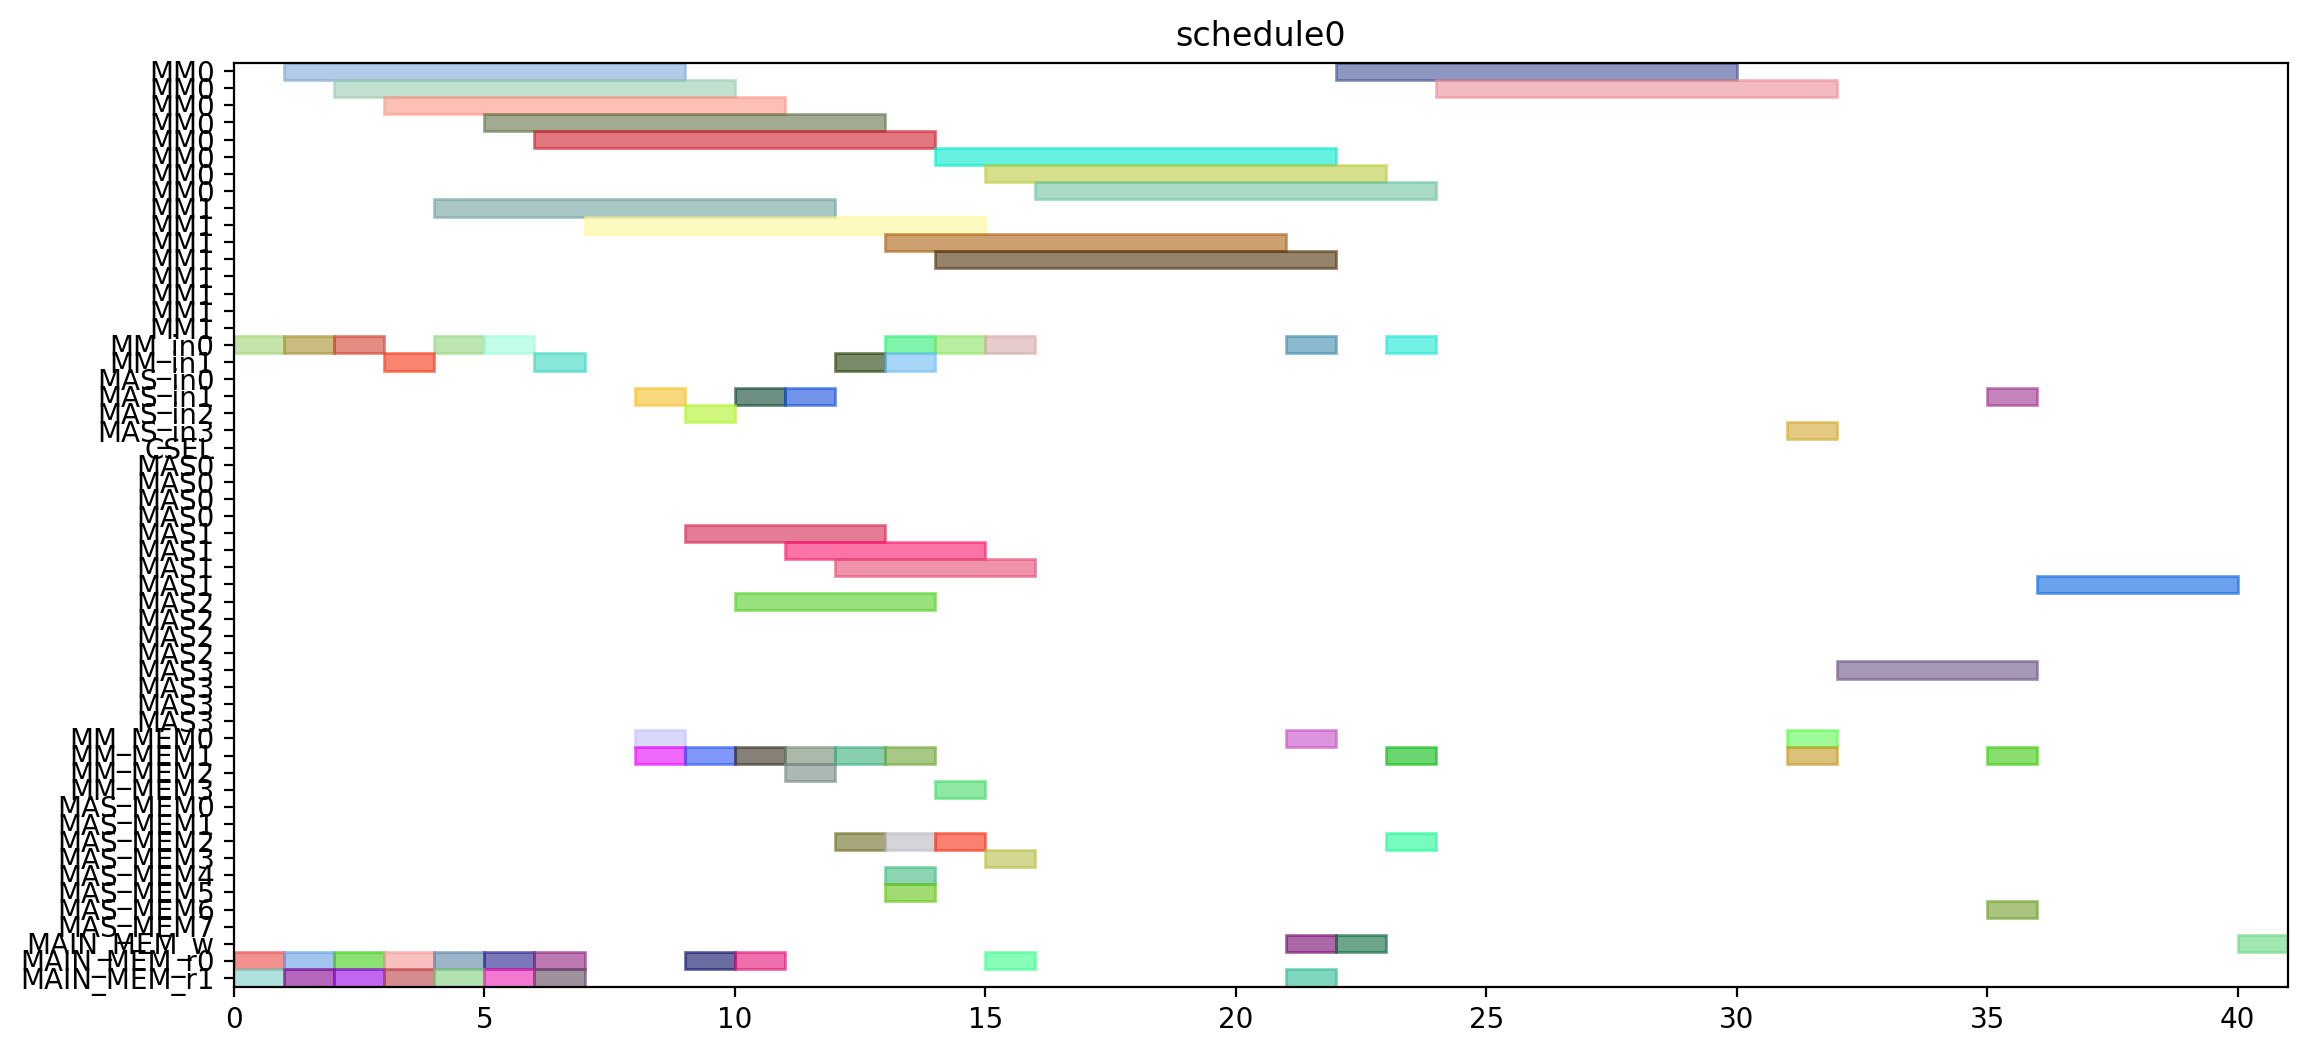

Write the Python code that produced this figure.
from pyschedule import Scenario, solvers, plotters, alt


def solve():
	horizon = 120
	S = Scenario("schedule0", horizon=horizon)

	# resource
	MM = S.Resources('MM', num=2, size=8)
	MM_in = S.Resources('MM_in', num=2)
	MAS_in = S.Resources('MAS_in', num=4)
	CSEL = S.Resource('CSEL')
	MAS = S.Resources('MAS', num=4, size=4, periods=range(1, horizon))
	MM_MEM = S.Resources('MM_MEM', num=4)
	MAS_MEM = S.Resources('MAS_MEM', num=8)
	MAIN_MEM_w = S.Resource('MAIN_MEM_w', size=1)
	MAIN_MEM_r = S.Resources('MAIN_MEM_r', num=2)

	# result of previous scheduling

	# new tasks
	r1 = S.Task('r1', length=8, delay_cost=1)
	r1 += alt(MM)
	r1_in = S.Task('r1_in', length=1, delay_cost=1)
	r1_in += alt(MM_in)
	S += r1_in*MM_in[0]<=r1*MM[0]
	S += r1_in*MM_in[1]<=r1*MM[1]
	r1_mem0 = S.Task('r1_mem0', length=1, delay_cost=1)
	r1_mem0 += MAIN_MEM_r[0]
	S += r1_mem0 <= r1

	r1_mem1 = S.Task('r1_mem1', length=1, delay_cost=1)
	r1_mem1 += MAIN_MEM_r[1]
	S += r1_mem1 <= r1

	r3 = S.Task('r3', length=8, delay_cost=1)
	r3 += alt(MM)
	r3_in = S.Task('r3_in', length=1, delay_cost=1)
	r3_in += alt(MM_in)
	S += r3_in*MM_in[0]<=r3*MM[0]
	S += r3_in*MM_in[1]<=r3*MM[1]
	r3_mem0 = S.Task('r3_mem0', length=1, delay_cost=1)
	r3_mem0 += MAIN_MEM_r[0]
	S += r3_mem0 <= r3

	r3_mem1 = S.Task('r3_mem1', length=1, delay_cost=1)
	r3_mem1 += MAIN_MEM_r[1]
	S += r3_mem1 <= r3

	r4 = S.Task('r4', length=8, delay_cost=1)
	r4 += alt(MM)
	r4_in = S.Task('r4_in', length=1, delay_cost=1)
	r4_in += alt(MM_in)
	S += r4_in*MM_in[0]<=r4*MM[0]
	S += r4_in*MM_in[1]<=r4*MM[1]
	r4_mem0 = S.Task('r4_mem0', length=1, delay_cost=1)
	r4_mem0 += MAIN_MEM_r[0]
	S += r4_mem0 <= r4

	r4_mem1 = S.Task('r4_mem1', length=1, delay_cost=1)
	r4_mem1 += MAIN_MEM_r[1]
	S += r4_mem1 <= r4

	r5 = S.Task('r5', length=8, delay_cost=1)
	r5 += alt(MM)
	r5_in = S.Task('r5_in', length=1, delay_cost=1)
	r5_in += alt(MM_in)
	S += r5_in*MM_in[0]<=r5*MM[0]
	S += r5_in*MM_in[1]<=r5*MM[1]
	r5_mem0 = S.Task('r5_mem0', length=1, delay_cost=1)
	r5_mem0 += MAIN_MEM_r[0]
	S += r5_mem0 <= r5

	r5_mem1 = S.Task('r5_mem1', length=1, delay_cost=1)
	r5_mem1 += MAIN_MEM_r[1]
	S += r5_mem1 <= r5

	r6 = S.Task('r6', length=8, delay_cost=1)
	r6 += alt(MM)
	r6_in = S.Task('r6_in', length=1, delay_cost=1)
	r6_in += alt(MM_in)
	S += r6_in*MM_in[0]<=r6*MM[0]
	S += r6_in*MM_in[1]<=r6*MM[1]
	r6_mem0 = S.Task('r6_mem0', length=1, delay_cost=1)
	r6_mem0 += MAIN_MEM_r[0]
	S += r6_mem0 <= r6

	r6_mem1 = S.Task('r6_mem1', length=1, delay_cost=1)
	r6_mem1 += MAIN_MEM_r[1]
	S += r6_mem1 <= r6

	r12 = S.Task('r12', length=8, delay_cost=1)
	r12 += alt(MM)
	r12_in = S.Task('r12_in', length=1, delay_cost=1)
	r12_in += alt(MM_in)
	S += r12_in*MM_in[0]<=r12*MM[0]
	S += r12_in*MM_in[1]<=r12*MM[1]
	r12_mem0 = S.Task('r12_mem0', length=1, delay_cost=1)
	r12_mem0 += MAIN_MEM_r[0]
	S += r12_mem0 <= r12

	r12_mem1 = S.Task('r12_mem1', length=1, delay_cost=1)
	r12_mem1 += MAIN_MEM_r[1]
	S += r12_mem1 <= r12

	r13 = S.Task('r13', length=8, delay_cost=1)
	r13 += alt(MM)
	r13_in = S.Task('r13_in', length=1, delay_cost=1)
	r13_in += alt(MM_in)
	S += r13_in*MM_in[0]<=r13*MM[0]
	S += r13_in*MM_in[1]<=r13*MM[1]
	r13_mem0 = S.Task('r13_mem0', length=1, delay_cost=1)
	r13_mem0 += MAIN_MEM_r[0]
	S += r13_mem0 <= r13

	r13_mem1 = S.Task('r13_mem1', length=1, delay_cost=1)
	r13_mem1 += MAIN_MEM_r[1]
	S += r13_mem1 <= r13

	r2 = S.Task('r2', length=4, delay_cost=1)
	r2 += alt(MAS)
	r2_in = S.Task('r2_in', length=1, delay_cost=1)
	r2_in += alt(MAS_in)
	S += r2_in*MAS_in[0]<=r2*MAS[0]

	S += r2_in*MAS_in[1]<=r2*MAS[1]

	S += r2_in*MAS_in[2]<=r2*MAS[2]

	S += r2_in*MAS_in[3]<=r2*MAS[3]

	r2_mem0 = S.Task('r2_mem0', length=1, delay_cost=1)
	r2_mem0 += alt(MM_MEM)
	S += (r1*MM[0])-1 < r2_mem0*MM_MEM[0]
	S += (r1*MM[1])-1 < r2_mem0*MM_MEM[2]
	S += r2_mem0 <= r2

	r2_mem1 = S.Task('r2_mem1', length=1, delay_cost=1)
	r2_mem1 += alt(MM_MEM)
	S += (r1*MM[0])-1 < r2_mem1*MM_MEM[1]
	S += (r1*MM[1])-1 < r2_mem1*MM_MEM[3]
	S += r2_mem1 <= r2

	r7 = S.Task('r7', length=4, delay_cost=1)
	r7 += alt(MAS)
	r7_in = S.Task('r7_in', length=1, delay_cost=1)
	r7_in += alt(MAS_in)
	S += r7_in*MAS_in[0]<=r7*MAS[0]

	S += r7_in*MAS_in[1]<=r7*MAS[1]

	S += r7_in*MAS_in[2]<=r7*MAS[2]

	S += r7_in*MAS_in[3]<=r7*MAS[3]

	r7_mem0 = S.Task('r7_mem0', length=1, delay_cost=1)
	r7_mem0 += alt(MM_MEM)
	S += (r5*MM[0])-1 < r7_mem0*MM_MEM[0]
	S += (r5*MM[1])-1 < r7_mem0*MM_MEM[2]
	S += r7_mem0 <= r7

	r7_mem1 = S.Task('r7_mem1', length=1, delay_cost=1)
	r7_mem1 += alt(MM_MEM)
	S += (r6*MM[0])-1 < r7_mem1*MM_MEM[1]
	S += (r6*MM[1])-1 < r7_mem1*MM_MEM[3]
	S += r7_mem1 <= r7

	r8 = S.Task('r8', length=4, delay_cost=1)
	r8 += alt(MAS)
	r8_in = S.Task('r8_in', length=1, delay_cost=1)
	r8_in += alt(MAS_in)
	S += r8_in*MAS_in[0]<=r8*MAS[0]

	S += r8_in*MAS_in[1]<=r8*MAS[1]

	S += r8_in*MAS_in[2]<=r8*MAS[2]

	S += r8_in*MAS_in[3]<=r8*MAS[3]

	r8_mem0 = S.Task('r8_mem0', length=1, delay_cost=1)
	r8_mem0 += MAIN_MEM_r[0]
	S += r8_mem0 <= r8

	r8_mem1 = S.Task('r8_mem1', length=1, delay_cost=1)
	r8_mem1 += alt(MM_MEM)
	S += (r4*MM[0])-1 < r8_mem1*MM_MEM[1]
	S += (r4*MM[1])-1 < r8_mem1*MM_MEM[3]
	S += r8_mem1 <= r8

	r10 = S.Task('r10', length=4, delay_cost=1)
	r10 += alt(MAS)
	r10_in = S.Task('r10_in', length=1, delay_cost=1)
	r10_in += alt(MAS_in)
	S += r10_in*MAS_in[0]<=r10*MAS[0]

	S += r10_in*MAS_in[1]<=r10*MAS[1]

	S += r10_in*MAS_in[2]<=r10*MAS[2]

	S += r10_in*MAS_in[3]<=r10*MAS[3]

	r10_mem0 = S.Task('r10_mem0', length=1, delay_cost=1)
	r10_mem0 += MAIN_MEM_r[0]
	S += r10_mem0 <= r10

	r10_mem1 = S.Task('r10_mem1', length=1, delay_cost=1)
	r10_mem1 += alt(MM_MEM)
	S += (r4*MM[0])-1 < r10_mem1*MM_MEM[1]
	S += (r4*MM[1])-1 < r10_mem1*MM_MEM[3]
	S += r10_mem1 <= r10

	r9 = S.Task('r9', length=8, delay_cost=1)
	r9 += alt(MM)
	r9_in = S.Task('r9_in', length=1, delay_cost=1)
	r9_in += alt(MM_in)
	S += r9_in*MM_in[0]<=r9*MM[0]
	S += r9_in*MM_in[1]<=r9*MM[1]
	r9_mem0 = S.Task('r9_mem0', length=1, delay_cost=1)
	r9_mem0 += MAIN_MEM_r[0]
	S += r9_mem0 <= r9

	r9_mem1 = S.Task('r9_mem1', length=1, delay_cost=1)
	r9_mem1 += alt(MAS_MEM)
	S += (r7*MAS[0])-1 < r9_mem1*MAS_MEM[1]
	S += (r7*MAS[1])-1 < r9_mem1*MAS_MEM[3]
	S += (r7*MAS[2])-1 < r9_mem1*MAS_MEM[5]
	S += (r7*MAS[3])-1 < r9_mem1*MAS_MEM[7]
	S += r9_mem1 <= r9

	r11 = S.Task('r11', length=8, delay_cost=1)
	r11 += alt(MM)
	r11_in = S.Task('r11_in', length=1, delay_cost=1)
	r11_in += alt(MM_in)
	S += r11_in*MM_in[0]<=r11*MM[0]
	S += r11_in*MM_in[1]<=r11*MM[1]
	r11_mem0 = S.Task('r11_mem0', length=1, delay_cost=1)
	r11_mem0 += alt(MAS_MEM)
	S += (r10*MAS[0])-1 < r11_mem0*MAS_MEM[0]
	S += (r10*MAS[1])-1 < r11_mem0*MAS_MEM[2]
	S += (r10*MAS[2])-1 < r11_mem0*MAS_MEM[4]
	S += (r10*MAS[3])-1 < r11_mem0*MAS_MEM[6]
	S += r11_mem0 <= r11

	r11_mem1 = S.Task('r11_mem1', length=1, delay_cost=1)
	r11_mem1 += alt(MAS_MEM)
	S += (r10*MAS[0])-1 < r11_mem1*MAS_MEM[1]
	S += (r10*MAS[1])-1 < r11_mem1*MAS_MEM[3]
	S += (r10*MAS[2])-1 < r11_mem1*MAS_MEM[5]
	S += (r10*MAS[3])-1 < r11_mem1*MAS_MEM[7]
	S += r11_mem1 <= r11

	PX_new = S.Task('PX_new', length=8, delay_cost=1)
	PX_new += alt(MM)
	PX_new_in = S.Task('PX_new_in', length=1, delay_cost=1)
	PX_new_in += alt(MM_in)
	S += PX_new_in*MM_in[0]<=PX_new*MM[0]
	S += PX_new_in*MM_in[1]<=PX_new*MM[1]
	S += 0<PX_new

	PX_new_w = S.Task('PX_new_w', length=1, delay_cost=1)
	PX_new_w += alt(MAIN_MEM_w)
	S += PX_new <= PX_new_w

	PX_new_mem0 = S.Task('PX_new_mem0', length=1, delay_cost=1)
	PX_new_mem0 += alt(MAS_MEM)
	S += (r2*MAS[0])-1 < PX_new_mem0*MAS_MEM[0]
	S += (r2*MAS[1])-1 < PX_new_mem0*MAS_MEM[2]
	S += (r2*MAS[2])-1 < PX_new_mem0*MAS_MEM[4]
	S += (r2*MAS[3])-1 < PX_new_mem0*MAS_MEM[6]
	S += PX_new_mem0 <= PX_new

	PX_new_mem1 = S.Task('PX_new_mem1', length=1, delay_cost=1)
	PX_new_mem1 += alt(MM_MEM)
	S += (r12*MM[0])-1 < PX_new_mem1*MM_MEM[1]
	S += (r12*MM[1])-1 < PX_new_mem1*MM_MEM[3]
	S += PX_new_mem1 <= PX_new

	r14 = S.Task('r14', length=8, delay_cost=1)
	r14 += alt(MM)
	r14_in = S.Task('r14_in', length=1, delay_cost=1)
	r14_in += alt(MM_in)
	S += r14_in*MM_in[0]<=r14*MM[0]
	S += r14_in*MM_in[1]<=r14*MM[1]
	r14_mem0 = S.Task('r14_mem0', length=1, delay_cost=1)
	r14_mem0 += alt(MAS_MEM)
	S += (r2*MAS[0])-1 < r14_mem0*MAS_MEM[0]
	S += (r2*MAS[1])-1 < r14_mem0*MAS_MEM[2]
	S += (r2*MAS[2])-1 < r14_mem0*MAS_MEM[4]
	S += (r2*MAS[3])-1 < r14_mem0*MAS_MEM[6]
	S += r14_mem0 <= r14

	r14_mem1 = S.Task('r14_mem1', length=1, delay_cost=1)
	r14_mem1 += alt(MM_MEM)
	S += (r3*MM[0])-1 < r14_mem1*MM_MEM[1]
	S += (r3*MM[1])-1 < r14_mem1*MM_MEM[3]
	S += r14_mem1 <= r14

	Z1_new = S.Task('Z1_new', length=8, delay_cost=1)
	Z1_new += alt(MM)
	Z1_new_in = S.Task('Z1_new_in', length=1, delay_cost=1)
	Z1_new_in += alt(MM_in)
	S += Z1_new_in*MM_in[0]<=Z1_new*MM[0]
	S += Z1_new_in*MM_in[1]<=Z1_new*MM[1]
	S += 0<Z1_new

	Z1_new_w = S.Task('Z1_new_w', length=1, delay_cost=1)
	Z1_new_w += alt(MAIN_MEM_w)
	S += Z1_new <= Z1_new_w

	Z1_new_mem0 = S.Task('Z1_new_mem0', length=1, delay_cost=1)
	Z1_new_mem0 += alt(MAS_MEM)
	S += (r2*MAS[0])-1 < Z1_new_mem0*MAS_MEM[0]
	S += (r2*MAS[1])-1 < Z1_new_mem0*MAS_MEM[2]
	S += (r2*MAS[2])-1 < Z1_new_mem0*MAS_MEM[4]
	S += (r2*MAS[3])-1 < Z1_new_mem0*MAS_MEM[6]
	S += Z1_new_mem0 <= Z1_new

	Z1_new_mem1 = S.Task('Z1_new_mem1', length=1, delay_cost=1)
	Z1_new_mem1 += alt(MM_MEM)
	S += (r13*MM[0])-1 < Z1_new_mem1*MM_MEM[1]
	S += (r13*MM[1])-1 < Z1_new_mem1*MM_MEM[3]
	S += Z1_new_mem1 <= Z1_new

	r15 = S.Task('r15', length=8, delay_cost=1)
	r15 += alt(MM)
	r15_in = S.Task('r15_in', length=1, delay_cost=1)
	r15_in += alt(MM_in)
	S += r15_in*MM_in[0]<=r15*MM[0]
	S += r15_in*MM_in[1]<=r15*MM[1]
	r15_mem0 = S.Task('r15_mem0', length=1, delay_cost=1)
	r15_mem0 += alt(MAS_MEM)
	S += (r8*MAS[0])-1 < r15_mem0*MAS_MEM[0]
	S += (r8*MAS[1])-1 < r15_mem0*MAS_MEM[2]
	S += (r8*MAS[2])-1 < r15_mem0*MAS_MEM[4]
	S += (r8*MAS[3])-1 < r15_mem0*MAS_MEM[6]
	S += r15_mem0 <= r15

	r15_mem1 = S.Task('r15_mem1', length=1, delay_cost=1)
	r15_mem1 += alt(MM_MEM)
	S += (r9*MM[0])-1 < r15_mem1*MM_MEM[1]
	S += (r9*MM[1])-1 < r15_mem1*MM_MEM[3]
	S += r15_mem1 <= r15

	r16 = S.Task('r16', length=8, delay_cost=1)
	r16 += alt(MM)
	r16_in = S.Task('r16_in', length=1, delay_cost=1)
	r16_in += alt(MM_in)
	S += r16_in*MM_in[0]<=r16*MM[0]
	S += r16_in*MM_in[1]<=r16*MM[1]
	r16_mem0 = S.Task('r16_mem0', length=1, delay_cost=1)
	r16_mem0 += alt(MM_MEM)
	S += (r11*MM[0])-1 < r16_mem0*MM_MEM[0]
	S += (r11*MM[1])-1 < r16_mem0*MM_MEM[2]
	S += r16_mem0 <= r16

	r16_mem1 = S.Task('r16_mem1', length=1, delay_cost=1)
	r16_mem1 += MAIN_MEM_r[1]
	S += r16_mem1 <= r16

	r17 = S.Task('r17', length=4, delay_cost=1)
	r17 += alt(MAS)
	r17_in = S.Task('r17_in', length=1, delay_cost=1)
	r17_in += alt(MAS_in)
	S += r17_in*MAS_in[0]<=r17*MAS[0]

	S += r17_in*MAS_in[1]<=r17*MAS[1]

	S += r17_in*MAS_in[2]<=r17*MAS[2]

	S += r17_in*MAS_in[3]<=r17*MAS[3]

	r17_mem0 = S.Task('r17_mem0', length=1, delay_cost=1)
	r17_mem0 += alt(MM_MEM)
	S += (r14*MM[0])-1 < r17_mem0*MM_MEM[0]
	S += (r14*MM[1])-1 < r17_mem0*MM_MEM[2]
	S += r17_mem0 <= r17

	r17_mem1 = S.Task('r17_mem1', length=1, delay_cost=1)
	r17_mem1 += alt(MM_MEM)
	S += (r15*MM[0])-1 < r17_mem1*MM_MEM[1]
	S += (r15*MM[1])-1 < r17_mem1*MM_MEM[3]
	S += r17_mem1 <= r17

	PY_new = S.Task('PY_new', length=4, delay_cost=1)
	PY_new += alt(MAS)
	PY_new_in = S.Task('PY_new_in', length=1, delay_cost=1)
	PY_new_in += alt(MAS_in)
	S += PY_new_in*MAS_in[0]<=PY_new*MAS[0]

	S += PY_new_in*MAS_in[1]<=PY_new*MAS[1]

	S += PY_new_in*MAS_in[2]<=PY_new*MAS[2]

	S += PY_new_in*MAS_in[3]<=PY_new*MAS[3]

	S += 0<PY_new

	PY_new_w = S.Task('PY_new_w', length=1, delay_cost=1)
	PY_new_w += alt(MAIN_MEM_w)
	S += PY_new <= PY_new_w

	PY_new_mem0 = S.Task('PY_new_mem0', length=1, delay_cost=1)
	PY_new_mem0 += alt(MAS_MEM)
	S += (r17*MAS[0])-1 < PY_new_mem0*MAS_MEM[0]
	S += (r17*MAS[1])-1 < PY_new_mem0*MAS_MEM[2]
	S += (r17*MAS[2])-1 < PY_new_mem0*MAS_MEM[4]
	S += (r17*MAS[3])-1 < PY_new_mem0*MAS_MEM[6]
	S += PY_new_mem0 <= PY_new

	PY_new_mem1 = S.Task('PY_new_mem1', length=1, delay_cost=1)
	PY_new_mem1 += alt(MM_MEM)
	S += (r16*MM[0])-1 < PY_new_mem1*MM_MEM[1]
	S += (r16*MM[1])-1 < PY_new_mem1*MM_MEM[3]
	S += PY_new_mem1 <= PY_new

	solvers.mip.solve(S,msg=1,kind='CPLEX',ratio_gap=1.01)

	solution = [['hoge']*len(S.solution()[1]) for i in range(len(S.solution()))]
	for i in range(len(S.solution())):
		for j in range(len(S.solution()[i])):
			solution[i][j]=str(S.solution()[i][j])
	print(solution)

	cycles = int(solution[-1][3])

	pic_file_name = "/mnt/rose/usr1/fukuda/ABE/multiRAM_multiMAS_16mux/scheduling_result/stage8MM2_stage4MAS4/EP_YRECOVER/schedule0.png"
	if(S.solution() != []):
		plotters.matplotlib.plot(S,img_filename=pic_file_name, show_task_labels=False, fig_size=(cycles*0.25+3, 6))

	return solution
